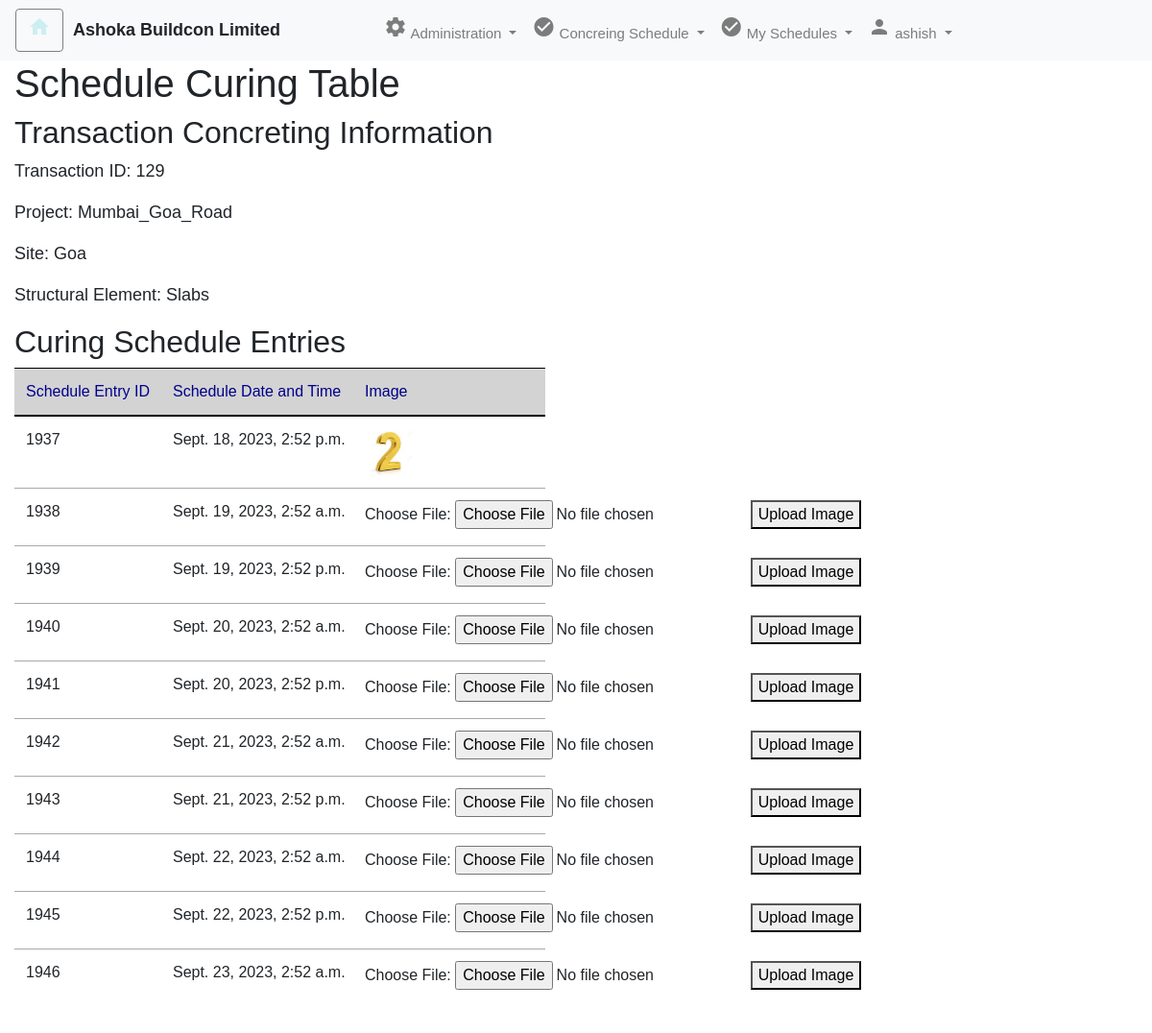
The app's page /schedule_curing_table/129/ (signed in) with its own data.
### curingapp/models.py (models this page shows, shortened)
class CustomUser(AbstractUser):
     User_ID = models.AutoField(primary_key=True)
     username = models.CharField(max_length=100,unique=True)
     Email=models.CharField(max_length=50)
     Contact_no= models.CharField(max_length=15)
     Project=models.ForeignKey(Project_Master, on_delete=models.CASCADE)
     Site=models.ForeignKey(Site_Master, on_delete=models.CASCADE)
     is_user = models.BooleanField(default=False)
     is_Administrator = models.BooleanField(default=False)

class Transaction_Concreting(models.Model):
    User = models.ForeignKey(CustomUser, on_delete=models.CASCADE)
    Transaction_Concreting_ID=models.AutoField(primary_key=True)
    Project = models.ForeignKey(Project_Master,on_delete=models.CASCADE)
    Site = models.ForeignKey(Site_Master,on_delete=models.CASCADE)
    Structural_Element=models.ForeignKey(Structural_Element,on_delete=models.CASCADE)
    Schedule_Date_and_Time=models.DateTimeField()

class Project_Master(models.Model):
    Project_ID = models.AutoField(primary_key=True)
    Project_Name = models.CharField(max_length=100)
    def __str__(self):
        return self.Project_Name

class Site_Master(models.Model):
    Site_ID = models.AutoField(primary_key=True)
    Site_Name = models.CharField(max_length=100)
    Project = models.ForeignKey(Project_Master, on_delete=models.CASCADE)
    def __str__(self):
        return self.Site_Name

class Structural_Element(models.Model):
    Structural_Element_ID = models.AutoField(primary_key=True)
    Structural_Element = models.CharField(max_length=100)
    No_Of_Days=models.IntegerField()
    Frequency=models.IntegerField()
    Time_Bet_TwoCuring=models.IntegerField(null=True,blank=True)
    def __str__(self):
        return self.Structural_Element

class Schedule_Curing(models.Model):
    APPROVE_CHOICES = [
        ('Approve', 'Approve'),
        ('Not Approve', 'Not Approve'),
    ]
    Schedule_Curing_ID = models.AutoField(primary_key=True)
    Transaction_Concreting= models.ForeignKey(Transaction_Concreting, on_delete=models.CASCADE)
    Project = models.ForeignKey(Project_Master, on_delete=models.CASCADE)
    Site = models.ForeignKey(Site_Master, on_delete=models.CASCADE)
    Structural_Element = models.ForeignKey(Structural_Element, on_delete=models.CASCADE)
    Schedule_Date_and_Time = models.DateTimeField()
    Image_Of_Curing = models.ImageField(upload_to='curing_images/',null=True,blank=True)
    Status = models.CharField(max_length=11, choices=APPROVE_CHOICES, null=True,blank=True)

### curingapp/views.py (the view)
# urls.py: path('schedule_curing_table/<int:transaction_concreting_id>/', views.schedule_curing_table, name='schedule_curing_table'),
def schedule_curing_table(request, transaction_concreting_id):
    schedules = Schedule_Curing.objects.filter(Transaction_Concreting_id=transaction_concreting_id)
    transaction = get_object_or_404(Transaction_Concreting, pk=transaction_concreting_id)
    if request.method == 'POST':
        form = ImageUploadForm(request.POST, request.FILES)
        if form.is_valid():
            schedule_entry_id = form.cleaned_data['schedule_entry_id']
            schedule_entry = get_object_or_404(Schedule_Curing, pk=schedule_entry_id)
            schedule_entry.Image_Of_Curing = form.cleaned_data['image']
            schedule_entry.save()
            return redirect('schedule_curing_table', transaction_concreting_id=transaction_concreting_id)
    else:
        form = ImageUploadForm()
    variables = {
        'page_title': 'Ashoka Buildcon Limited',
        'username': request.user.get_full_name(),
        'isActive': request.user.is_authenticated,
        'isSuperUser': request.user.is_superuser,
        'app_title': 'Document Inbox',
        'isForm': True,
        'isHomePage': True,
        'customer_name': 'Ashoka Buildcon Limited',
        'form': form,
        'transaction': transaction,
        'schedules': schedules,
        'transaction_concreting_id': transaction_concreting_id
    }
    return render(request, 'curingapp/schedule_curing_table.html', variables)

### curingapp/forms.py (shortened to what this page needs)
class ImageUploadForm(forms.Form):
    schedule_entry_id = forms.IntegerField(widget=forms.HiddenInput())
    image = forms.ImageField()

### curingapp/templates/curingapp/schedule_curing_table.html (shortened to what this page needs)
{% extends "curingapp/base.html" %}
{% block formcontent %}
<!DOCTYPE html>
<html lang="en">
<head>
</head>
<body>
  <h1>Schedule Curing Table</h1>
  <h2>Transaction Concreting Information</h2>
  <p>Transaction ID: {{ transaction.Transaction_Concreting_ID }}</p>
  <p>Project: {{ transaction.Project }}</p>
  <p>Site: {{ transaction.Site }}</p>
  <p>Structural Element: {{ transaction.Structural_Element }}</p>
  <h2>Curing Schedule Entries</h2>
  <table class='table table-responsive'>
    <thead>
      <tr>
        <th>Schedule Entry ID</th>
        <th>Schedule Date and Time</th>
        <th>Image</th>
      </tr>
    </thead>
    <tbody>
      {% for schedule_entry in schedules %}
      <tr>
        <td>{{ schedule_entry.Schedule_Curing_ID }}</td>
        <td>{{ schedule_entry.Schedule_Date_and_Time }}</td>
        <td>
          {% if schedule_entry.Image_Of_Curing %}
          <img src="{{ schedule_entry.Image_Of_Curing.url }}" alt="Curing Image" class="curing-image">
          {% else %}
          <form method="post" enctype="multipart/form-data" class="upload-form" data-schedule-id="{{ schedule_entry.Schedule_Curing_ID }}">
              <label for="image-{{ schedule_entry.Schedule_Curing_ID }}">Choose File:</label>
              <input type="file" name="image" id="image-{{ schedule_entry.Schedule_Curing_ID }}">
              <button type="submit">Upload Image</button>
          </form>
          {% endif %}
        </td>
      </tr>
      {% endfor %}
    </tbody>
  </table>
</body>
</html>
{% endblock %}

### curingapp/templates/curingapp/base.html (shortened to what this page needs)
{% load static %}
<!DOCTYPE html>
<html>
<head>
    <link rel="stylesheet" href="https://maxcdn.bootstrapcdn.com/bootstrap/4.5.2/css/bootstrap.min.css">
    <link rel="stylesheet" href="{% static 'curingapp/css/styles.css' %}" type="text/css">
    <link rel="stylesheet" href="{% static 'curingapp/css/custom.css' %}" type="text/css">
</head>
<body>
    {% if isActive %}
    <nav class="navbar navbar-expand-md navbar-light bg-light">
        <div class="float-right" id="usercmds">
            <a class="btn glyphicon glyphicon-home" href="{% url 'home' %}" title="Home">
                <i class="material-icons">home</i> </a>
        </div>
        <span style="margin-left:10px;margin-right:100px;" class="companyname"><b>{{ customer_name }}</b></span>
        <div class="collapse navbar-collapse" id="collapse_target">
            <ul class="navbar-nav">
                <li class="nav-item dropdown">
                    <a class="nav-link dropdown-toggle" data-toggle="dropdown" dropdown_target="dropdown_target"
                        href="#">
                        <i class="material-icons">settings</i> Administration
                    </a>
                </li>
                <li class="nav-item dropdown">
                    <a class="nav-link dropdown-toggle" data-toggle="dropdown" dropdown_target="dropdown_target"
                        href="#">
                        <i class="material-icons">check_circle</i> Concreing Schedule
                    </a>
                </li>
                <li class="nav-item dropdown">
                    <a class="nav-link dropdown-toggle" data-toggle="dropdown" dropdown_target="dropdown_target"
                        href="#">
                        <i class="material-icons">check_circle</i> My Schedules
                    </a>
                </li>
                <ul class="navbar-nav ml-auto">
                    <li class="nav-item dropdown">
                        <a class="nav-link dropdown-toggle" data-toggle="dropdown" dropdown_target="dropdown_target"
                            href="#">
                            <i class="material-icons">person</i>
                            {{request.user.username}}
                        </a>
                    </li>
                </ul>
        </div>
    </nav>
    <div class="shadow-lg container-fluid">
        {% block formcontent %}
        {% endblock %}
        <br>
    </div>
    {% else %}
    {% block content %}
    {% endblock %}
    {% endif %}
</body>
</html>

### curingapp/static/checkapp/css/styles.css (style rules this page uses)
#usercmds a { border: thin gray solid; font-size: 15px; color: #cdeef1; float: right; }
.navbar-nav { font-size: 15px; }
table { width: 100%; table-layout: fixed; }
th, td { word-wrap: break-word; max-width: 200px; }

### curingapp/static/checkapp/css/custom.css (style rules this page uses)
table { width: 100%; table-layout: fixed; }
th, td { word-wrap: break-word; max-width: 200px; }

### curingapp/templates/curingapp/base.html (style rules this page uses)
th { white-space: nowrap; text-align: left; background-color: lightgray; font-size: medium; font-weight: normal; border-color: black !important; color: darkblue !important; }
td { white-space: nowrap; text-align: left; font-size: medium; font-weight: lighter; border-color: darkgray !important; }
input { font-size: medium !important; }
button { font-size: medium !important; }
label { font-size: medium !important; }
#usercmds a { border: thin gray solid; font-size: 15px; color: #cdeef1; float: right; }
.navbar-nav { font-size: 15px; }
table { width: 100%; table-layout: fixed; }
th, td { word-wrap: break-word; max-width: 200px; }
body { font-family: Arial, sans-serif; font-size: 18px; }

### curingapp/templates/curingapp/schedule_curing_table.html (style rules this page uses)
.curing-image { width: 50px; height: 50px; }

### records on screen
CustomUser: user.username "ashish"
Schedule_Curing: Schedule_Curing_ID "1937", Schedule_Date_and_Time "Sept. 18, 2023, 2:52 p.m.", Image_Of_Curing (picture)
Schedule_Curing: Schedule_Curing_ID "1938", Schedule_Date_and_Time "Sept. 19, 2023, 2:52 a.m."
Schedule_Curing: Schedule_Curing_ID "1939", Schedule_Date_and_Time "Sept. 19, 2023, 2:52 p.m."
Schedule_Curing: Schedule_Curing_ID "1940", Schedule_Date_and_Time "Sept. 20, 2023, 2:52 a.m."
Schedule_Curing: Schedule_Curing_ID "1941", Schedule_Date_and_Time "Sept. 20, 2023, 2:52 p.m."
Schedule_Curing: Schedule_Curing_ID "1942", Schedule_Date_and_Time "Sept. 21, 2023, 2:52 a.m."
Schedule_Curing: Schedule_Curing_ID "1943", Schedule_Date_and_Time "Sept. 21, 2023, 2:52 p.m."
Schedule_Curing: Schedule_Curing_ID "1944", Schedule_Date_and_Time "Sept. 22, 2023, 2:52 a.m."
Schedule_Curing: Schedule_Curing_ID "1945", Schedule_Date_and_Time "Sept. 22, 2023, 2:52 p.m."
Schedule_Curing: Schedule_Curing_ID "1946", Schedule_Date_and_Time "Sept. 23, 2023, 2:52 a.m."

### other values on screen
{{ customer_name }} "Ashoka Buildcon Limited"
